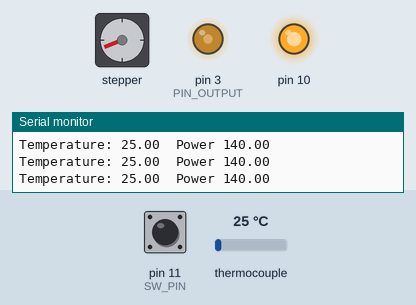
Bench run of a sketch on a simulated Arduino Uno, built with avr-gcc and run on an emulated ATmega328P. On the bench: stepper motor, output pins drawn as LEDs (lit = HIGH), the last lines printed to the serial monitor. Wiring (inferred from the names in the program): stepper motor driver (200 steps per turn assumed): step pin 7; direction pin 4. Inputs (shaded band) come from the test bench; at power-on: thermocouple 25 °C, pin 11 (SW_PIN) HIGH. Pins used as bus, display or sensor lines are not drawn.

Above: at 10.5 s.
10.6 s: thermocouple set to 6 °C
At 11.8 s:
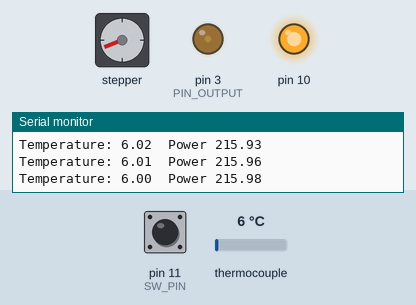
13.6 s: thermocouple set to 63 °C
At 14.9 s:
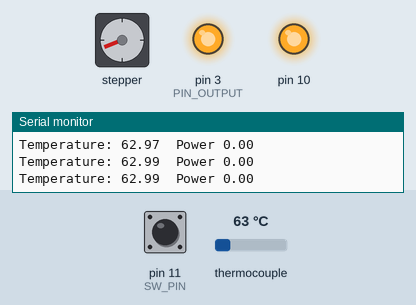
15.4 s: thermocouple set to 2 °C
At 16.0 s:
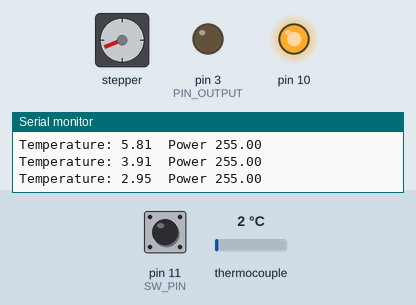
16.9 s: pin 11 (SW_PIN) pulled LOW for 0.15 s
20.0 s: thermocouple set to 36 °C
23.0 s: thermocouple set to 43 °C
At 53.3 s:
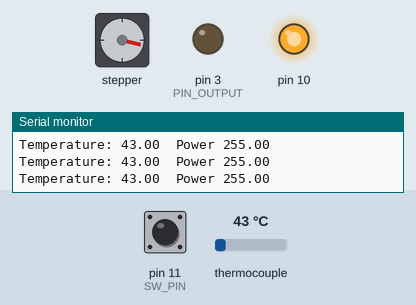
Timing chart, 0 to 54.2 s (numbered marks = the images above; inputs shaded):
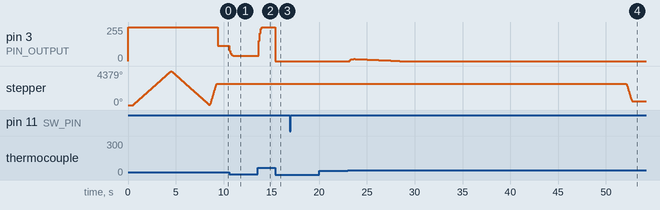

Measured:
- the behaviour switches between 40 and 41 °C on thermocouple (found by bisection; images 3 and 4)
- after the input at 10.6 s, pin 3 (PIN_OUTPUT): moves from 115/255 to 39/255 over 0.61 s, starting at once
- after the input at 13.6 s, pin 3 (PIN_OUTPUT): 39/255 → 153/255 after 0.07 s, → 210/255 0.10 s later, → 242/255 0.10 s later, → 255/255 0.10 s later
- after the input at 15.4 s, pin 3 (PIN_OUTPUT): 255/255 → 0/255 at once
- after the input at 23.0 s, pin 3 (PIN_OUTPUT): rises from 0/255 to 16/255 in 0.41 s, then falls to 0/255 in 4.8 s

The sketch:

DBR_27.1.2022_12.44.ino
```cpp
#include <PID_v1.h>
#include <SPI.h>
#include <Adafruit_MAX31855.h> //1ss 2nc 3miso 4sck 5gnd 6vcc !3v3!
#include <OneWire.h>
#include <DallasTemperature.h>

#define TEMP_MODULE 0 // 0 Dallas One-Wire sensor, 1 MAX31855 thermocouple module

#define PIN_OUTPUT 3 //PID  PWM Output pin
#define ONE_WIRE_BUS 2 // pin for onewire bus for the temp sensor
#define STP_PIN 7
#define SW_PIN 11
#define DIR_PIN 4
#define PULSES_PER_MM 128//4865//128 pulses per mm
#define TRAVEL 38 //in mm
#define INIT_SPEED 800
#define ACCEL 1.004
#define resolution 9 //default resolution of the temp sensor

//Definitions
#define MAXCS 8 // Chip enable on pin 8


double pstate1;
float tstate;
//=====PID variables & Sensors======
double Setpoint, Input, Output;
float ptemp; // previous temperature for averaging the value of the sensor
double Kp=4, Ki=0, Kd=0; //works p=6 i=0.3 d=10 Parameters for PID
float tempC;
//========================
boolean dir=1;
double pmillis;// previous time required for the async routine
boolean pstate;
boolean k;
//boolean d=1;
float acc=INIT_SPEED;
boolean PIDset=0;
boolean stp1=1,stp2=0,stp3=0,stp4=0,process=0;;
boolean done=0;
boolean next=0;
int MOVE=16;

//Initialize the thermocouple using hardware SPI
Adafruit_MAX31855 thermocouple(MAXCS);
OneWire oneWire(ONE_WIRE_BUS); //onewire struct
DallasTemperature sensors(&oneWire); //temperature sensor struct
PID myPID(&Input, &Output, &Setpoint, Kp, Ki, Kd, DIRECT);


void setup() {
  analogWrite(PIN_OUTPUT, 255);
  Serial.begin(9600);
    while (!Serial) delay(1);

  Serial.println ("Initializing MAX31855 module...");
  delay(500);
  if (!thermocouple.begin()) {
    Serial.println("ERROR.");
    while (1) delay(10);
  }

  Serial.println("MAX31855 Module Ready!");

  //=====PID and temp sensor=====
  sensors.begin(); //for the temperature sensor
  Setpoint = 60; //PID setpoint i.e set temperature
  myPID.SetMode(AUTOMATIC); //Set the PID
  myPID.SetSampleTime(100);
  //ptemp = sensors.getTempCByIndex(0); //initialize ptemp for the averaging or the PID will get confused
  ptemp = thermocouple.readCelsius(); // read the temperature from the thermocouple
  //=============================
  pinMode(DIR_PIN,OUTPUT);
  pinMode(STP_PIN,OUTPUT);
  pinMode(SW_PIN,INPUT);
  pinMode(10,1);
  digitalWrite(10,1);
  digitalWrite(DIR_PIN,dir);
  digitalWrite(SW_PIN,1);
  delay(10);
  pstate=digitalRead(SW_PIN);
  Serial.println(F("Homing..."));
  motion(38,1000,ACCEL,0); //"Manual" homing because the homing is not yet implemented.
  motion(-38,1000,ACCEL,0);//"Manual" homing because the homing is not yet implemented.
  Serial.println(F("Homing completed!"));
  Serial.println(F("Moving to the default position."));
  motion(24,200,ACCEL,0);
}

void loop() {
  double exctime=millis();
  if(isnan(tempC))
  {
    analogWrite(PIN_OUTPUT, 255);
  }
  else
  {
    if(millis()-pmillis>100)
    {
      pmillis=millis();
      tempC = thermocouple.readCelsius(); // read the temperature from the thermocouple
      ptemp=(tempC+ptemp)/2.0; // smoothing the temperature otherwise the D parameter will over react

        if ((Setpoint-10)<=ptemp && PIDset==0)
        {
          PIDset=1;
          myPID.SetTunings(10,0.2,0.4);
        }
        Input = ptemp; // this will pass the ptemp to the PID object
        myPID.Compute(); // compute the PID
        analogWrite(PIN_OUTPUT, 255-Output); // 255-out because the output is inverted so -*-=+
        Serial.print("Temperature: ");
        Serial.print(ptemp);
        Serial.print("\t");
        Serial.print("Power ");
        Serial.println(Output);
     // Serial.print("Execution time is: ");
     // Serial.println(millis()-exctime);
    }
  }

  if (process==0)
  {
    tstate=millis();
  }

  if((digitalRead(SW_PIN)==1 && pstate==0) || process==1)
  {
    process=1;
    if(stp1==1 && millis()-tstate>=35000 && done==0 )
    {
      pstate1=millis();
      motion(-20,200,ACCEL,0);
      done=1;
      stp1=0;
      stp2=1;
    }
    else if(stp2==1 && millis()-pstate1>=60000 && done==1)
    {
      done=0;
      motion(34,200,ACCEL,0);
      stp2=0;
      stp3=1;
      process=0;
    }
    else if(stp3==1 && millis()-tstate>=35000 && done==0)
    {
      pstate1=millis();
      done=1;
      motion(-34,200,ACCEL,0);
      stp3=0;
      stp4=1;
    }
    else if(stp4==1 && millis()-pstate1>=60000 && done==1 )
    {
      done=0;
      motion(20,200,ACCEL,0);
      stp4=0;
      stp1=1;
      process=0;
    }
  }

  pstate=digitalRead(SW_PIN);
  delay(10);

}
```

functions.ino
```cpp
//homing is not yet implemented

void motion(float distance, int spd, float acc, boolean hom)
{
  int d;
  acc=INIT_SPEED;
  int st=0;
  static float abs_pos;

  if ((distance>0.0) && (abs_pos+distance)<=TRAVEL && (abs_pos+distance)>=0 )
  {
    d=1;
    abs_pos+=distance; //add the to the abs position the POSITIVE distance
    int maxpulses=distance*PULSES_PER_MM;
    Serial.println(abs_pos);
    for ( int i=0; i<=maxpulses; i++)
    {
      digitalWrite(DIR_PIN,d);
      k=!k;
      digitalWrite(STP_PIN,k);
      if (i>=(maxpulses-st)){
        acc=acc*ACCEL;
      }
      else if(acc>=spd)
      {
        acc=acc*(1/ACCEL);
        st=i;
      }
      delayMicroseconds(acc);
    }
    delay(10);
  }
  else if ((distance<0.0) && (abs_pos+distance)>=0 &&(abs_pos+distance)<=TRAVEL )
  {
    d=0;
    abs_pos+=distance; //add the to the abs position the NEGATIVE distance
    distance=distance*-1; // Transform the distance from negative to positive
    Serial.println(distance);
    int maxpulses=distance*PULSES_PER_MM;
    Serial.println(abs_pos);
    for ( int i=0; i<=maxpulses; i++)
    {
      digitalWrite(DIR_PIN,d);
      k=!k;
      digitalWrite(STP_PIN,k);
      if (i>=(maxpulses-st)){
        acc=acc*ACCEL;
      }
      else if(acc>=spd)
      {
        acc=acc*(1/ACCEL);
        st=i;
      }
      delayMicroseconds(acc);
    }
    delay(10);
  }
  else Serial.println("Travel distance exceeded!");
}
```
